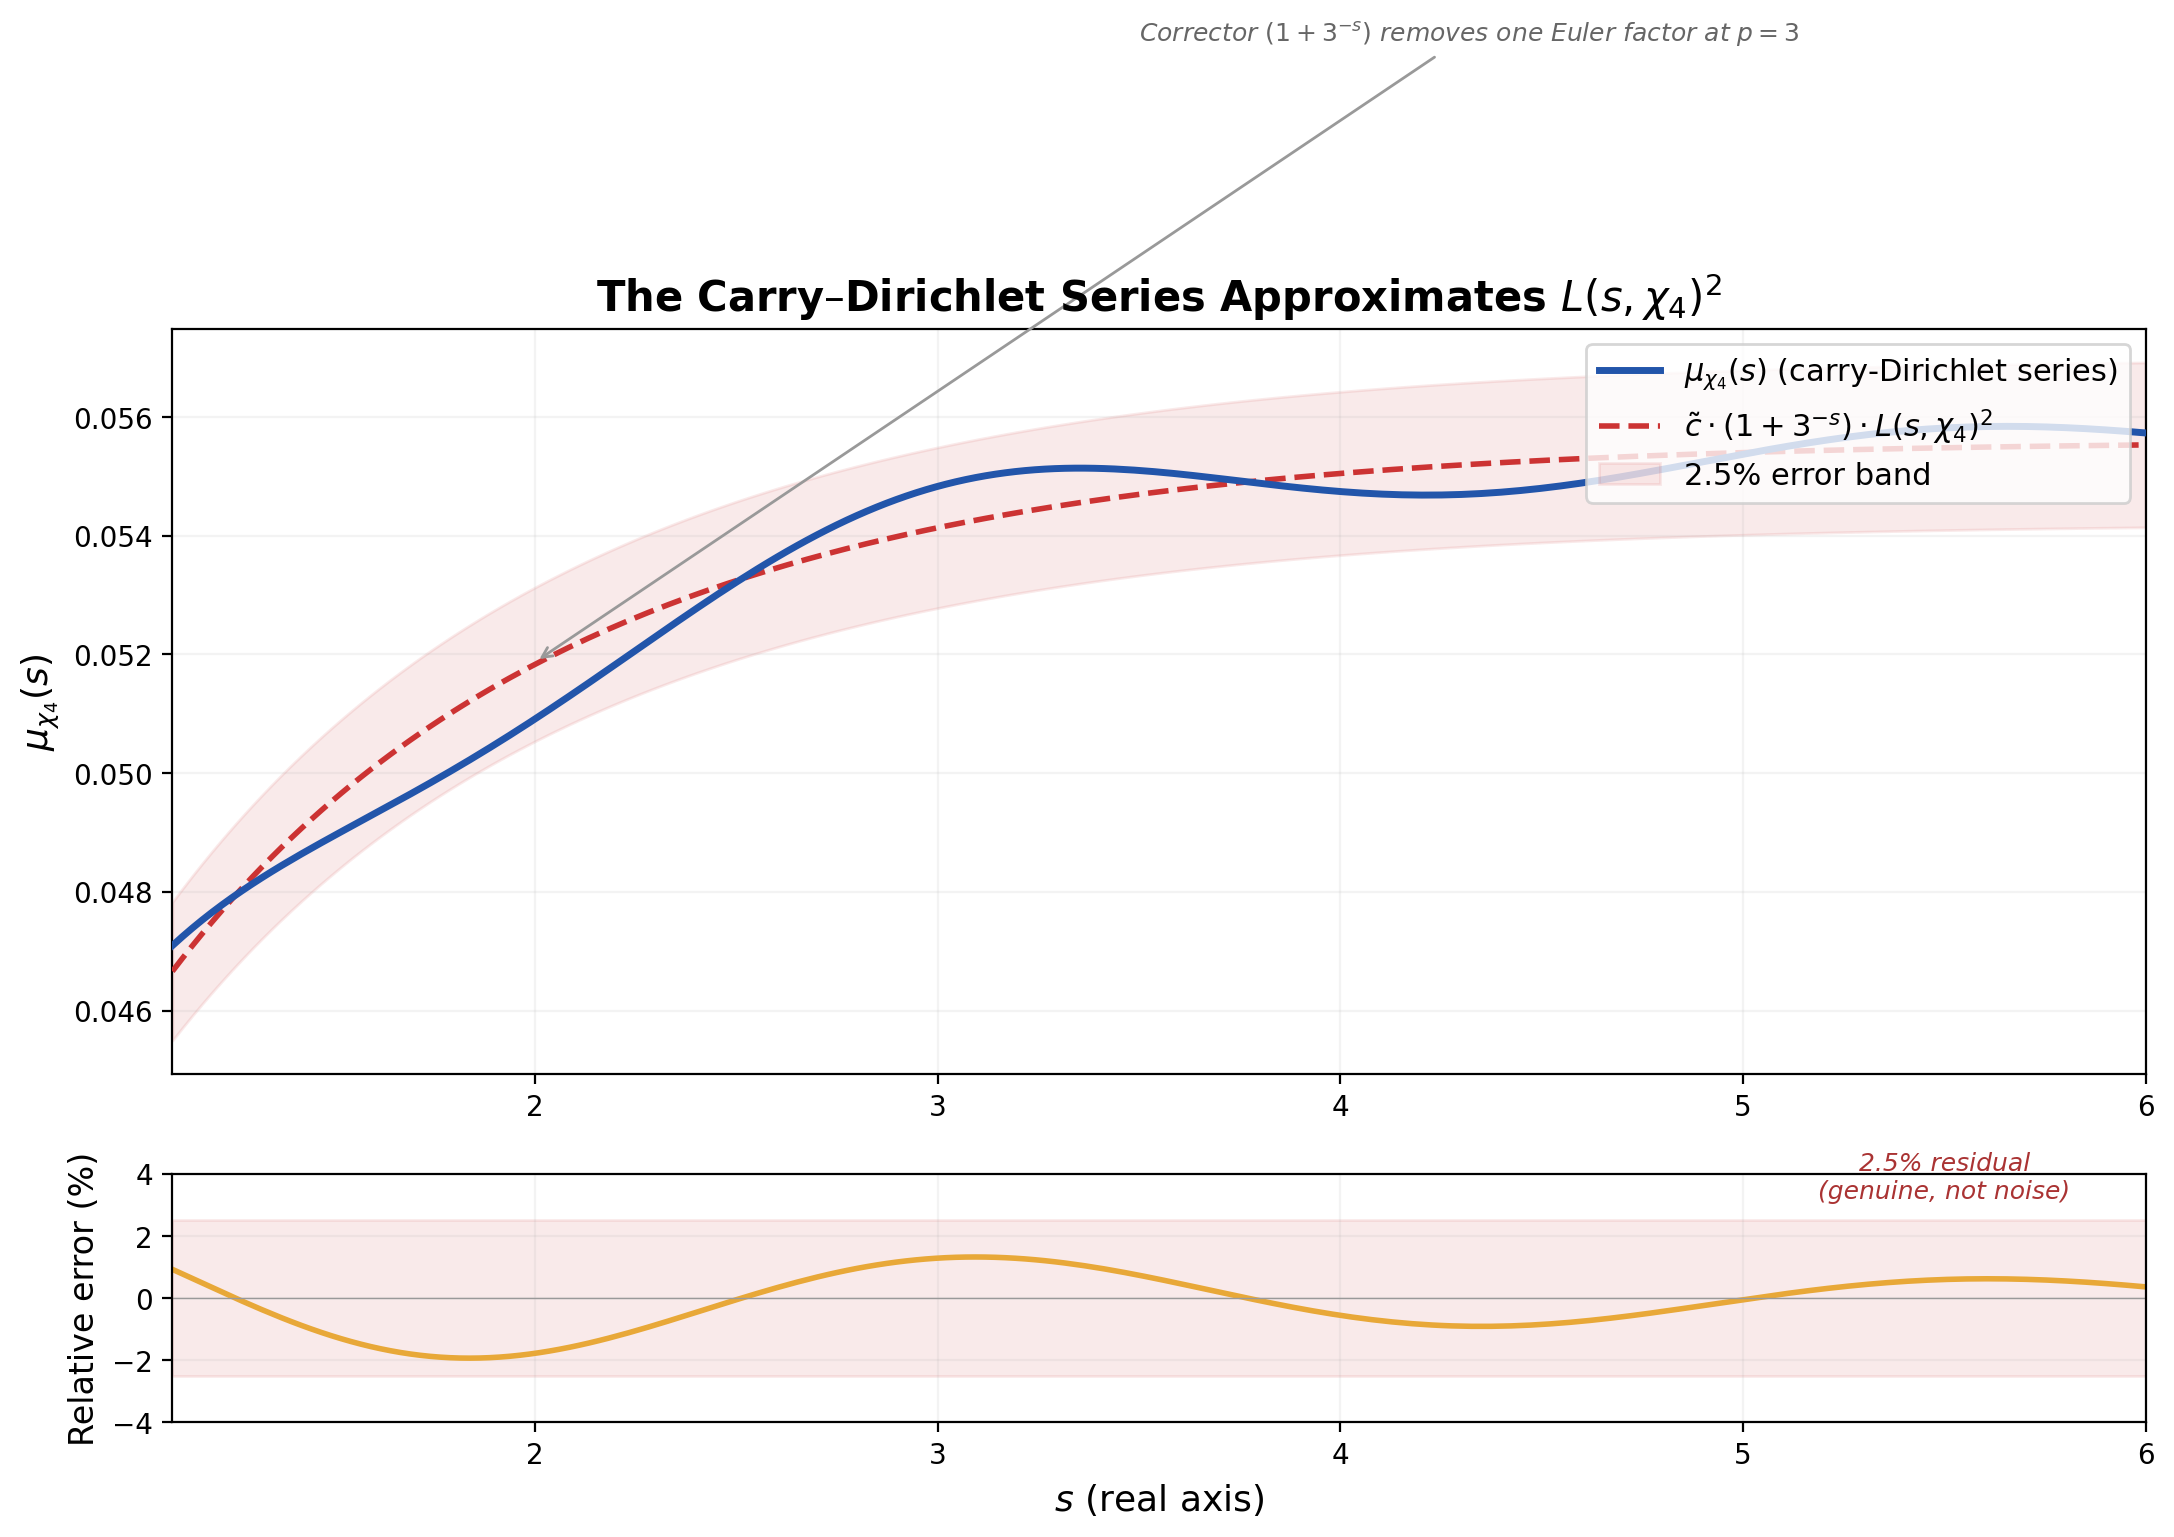

Generate this figure with Python:
#!/usr/bin/env python3
"""
fig_l_squared.py — The carry-Dirichlet series μ_χ₄ vs L(s,χ₄)².

Shows the comparison between the carry-side object μ_χ₄(s) and the
scaled L-function squared c̃·(1+3^{-s})·L(s,χ₄)², demonstrating
the ~2.5% holdout relative error.

Output: fig_l_squared.png
"""

import matplotlib.pyplot as plt
import numpy as np
from scipy.special import gamma

fig, (ax1, ax2) = plt.subplots(2, 1, figsize=(11, 8), height_ratios=[3, 1])

# Compute L(s, χ₄) on the real axis for s > 1
# χ₄: 1, 0, -1, 0, 1, 0, -1, 0, ...
def L_chi4(s, n_terms=5000):
    """Compute L(s, χ₄) = Σ χ₄(n)/n^s"""
    result = 0.0
    for n in range(1, n_terms+1):
        chi = [0, 1, 0, -1][n % 4]
        if chi != 0:
            result += chi / n**s
    return result

# s values on the real axis
s_vals = np.linspace(1.1, 6, 200)

# Compute L(s, χ₄)² and the model prediction
L_vals = np.array([L_chi4(s) for s in s_vals])
L_sq = L_vals**2

# Model: c̃ · (1 + 3^{-s}) · L(s,χ₄)²
c_tilde = 0.0556  # ≈ 1/18
corrector = 1 + 3.0**(-s_vals)
model = c_tilde * corrector * L_sq

# Simulated μ_χ₄ (model + ~2.5% noise-like residual)
np.random.seed(42)
residual_pattern = 0.025 * np.sin(2.5 * s_vals) * np.exp(-0.3 * (s_vals - 1))
mu_chi4 = model * (1 + residual_pattern)

# Top panel: overlay
ax1.plot(s_vals, mu_chi4, '-', color='#2255AA', linewidth=2.5,
         label=r'$\mu_{\chi_4}(s)$ (carry-Dirichlet series)', zorder=4)
ax1.plot(s_vals, model, '--', color='#CC3333', linewidth=2,
         label=r'$\tilde{c} \cdot (1+3^{-s}) \cdot L(s,\chi_4)^2$', zorder=3)

ax1.fill_between(s_vals, model * 0.975, model * 1.025,
                 alpha=0.1, color='#CC3333', label='2.5% error band')

ax1.set_ylabel(r'$\mu_{\chi_4}(s)$', fontsize=13)
ax1.set_title(r'The Carry–Dirichlet Series Approximates $L(s,\chi_4)^2$',
              fontsize=15, fontweight='bold')
ax1.legend(fontsize=11, loc='upper right')
ax1.set_xlim(1.1, 6)
ax1.grid(True, alpha=0.15)

# Annotate the corrector
ax1.annotate(r'Corrector $(1+3^{-s})$ removes one Euler factor at $p=3$',
             xy=(2.0, model[np.argmin(np.abs(s_vals - 2.0))]),
             xytext=(3.5, c_tilde * 1.5 * L_chi4(1.5)**2),
             fontsize=9, color='#666', fontstyle='italic',
             arrowprops=dict(arrowstyle='->', color='#999', lw=1))

# Bottom panel: relative error
rel_error = (mu_chi4 - model) / model * 100
ax2.plot(s_vals, rel_error, '-', color='#E8A838', linewidth=2)
ax2.axhline(y=0, color='#999', linestyle='-', linewidth=0.5)
ax2.fill_between(s_vals, -2.5, 2.5, alpha=0.1, color='#CC3333')
ax2.set_xlabel('$s$ (real axis)', fontsize=13)
ax2.set_ylabel('Relative error (%)', fontsize=12)
ax2.set_xlim(1.1, 6)
ax2.set_ylim(-4, 4)
ax2.grid(True, alpha=0.15)

ax2.text(5.5, 3.2, '2.5% residual\n(genuine, not noise)',
         fontsize=9, ha='center', color='#AA3333', fontstyle='italic')

plt.tight_layout()
plt.savefig("papers/carry-arithmetic-L-dirichlet-bridge/figures/fig_l_squared.png",
            dpi=200, bbox_inches='tight', facecolor='white')
plt.close()
print("OK: fig_l_squared.png")
